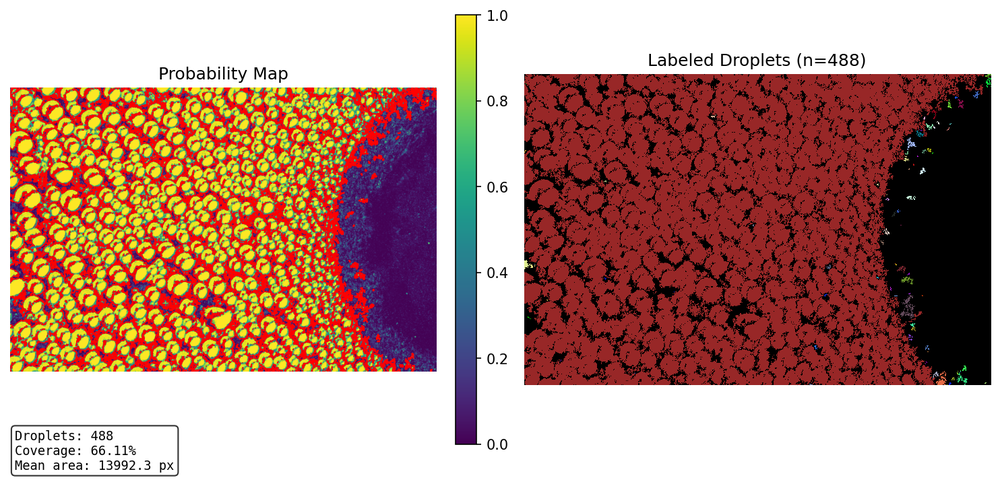
#> input picture sample_output/pngs/frame_0000.png, 1000 x 482 px, shrunk from 1484 x 716 before the run
$ python -i droplet_ilastik_analysis.py   (imports and definitions only)
#> lines starting #> are read from the running program, lines starting #| are printed output that depends on the picture; after the words box and inside, x2 and y2 are one past the last pixel; in counts of white or black regions, pixels touching at a corner belong together
#!/usr/bin/env python3
"""
Droplet Condensation Analysis from ilastik Probability Masks

This script analyzes droplet condensation using ilastik pixel classification
probability outputs stored in HDF5 files. It handles the common "halo problem"
where ilastik captures droplet edges but not filled interiors.

Features:
- Auto-detection of HDF5 dataset and axis arrangement
- Morphological operations to close and fill halo-shaped droplets
- Per-frame and per-droplet statistics exported to CSV
- PNG overlays for visual quality control

Author: Generated for HYGRO project
"""

import argparse
import os
import sys
import warnings
from pathlib import Path
from typing import Optional, Tuple, Dict, List, Any

import h5py
import numpy as np
import pandas as pd
from scipy import ndimage as ndi
from scipy.ndimage import binary_fill_holes, distance_transform_edt
from skimage import morphology, measure, segmentation
from skimage.morphology import disk, binary_closing, binary_dilation, binary_erosion
from skimage.morphology import reconstruction, remove_small_objects, remove_small_holes
from skimage.measure import label, regionprops, regionprops_table
from skimage.segmentation import clear_border, watershed
from skimage.feature import peak_local_max
import matplotlib.pyplot as plt
import matplotlib.patches as mpatches
from matplotlib.colors import ListedColormap
import imageio.v3 as iio


# =============================================================================
# HDF5 and Data Loading Functions
# =============================================================================

# [266 lines left out: functions find_probability_dataset, normalize_ilastik_axes, load_raw_images, extract_class_probability, find_droplet_centers_from_halos, not called in this run]


def fill_holes_per_component(binary_mask: np.ndarray) -> np.ndarray:
    """
    Fill holes in each connected component individually.

    Unlike binary_fill_holes which fills globally, this fills holes
    within each connected component separately, preventing adjacent
    components from merging.

    Parameters
    ----------
    binary_mask : np.ndarray
        Binary mask with potential holes.

    Returns
    -------
    filled : np.ndarray
        Binary mask with holes filled per-component.
    """
    # Label connected components
    labeled = label(binary_mask, connectivity=2)
    n_components = labeled.max()

    if n_components == 0:
        return binary_mask.copy()

    filled = np.zeros_like(binary_mask)

    for comp_id in range(1, n_components + 1):
        # Extract this component
        component = (labeled == comp_id)

        # Get bounding box for efficiency
        rows = np.any(component, axis=1)
        cols = np.any(component, axis=0)
        rmin, rmax = np.where(rows)[0][[0, -1]]
        cmin, cmax = np.where(cols)[0][[0, -1]]

        # Add padding for fill_holes to work correctly
        pad = 2
        rmin_p = max(0, rmin - pad)
        rmax_p = min(binary_mask.shape[0], rmax + pad + 1)
        cmin_p = max(0, cmin - pad)
        cmax_p = min(binary_mask.shape[1], cmax + pad + 1)

        # Extract region and fill holes
        region = component[rmin_p:rmax_p, cmin_p:cmax_p]
        region_filled = binary_fill_holes(region)

        # Put back
        filled[rmin_p:rmax_p, cmin_p:cmax_p] |= region_filled

    return filled.astype(np.uint8)


def segment_halo_droplets_watershed(
    prob_frame: np.ndarray,
    edge_threshold: float = 0.5,
    center_threshold: float = 0.3,
    min_center_distance: int = 10,
    closing_radius: int = 2
) -> Tuple[np.ndarray, np.ndarray]:
    """
    Segment halo-shaped droplets by finding ring patterns.

    In halo pattern: droplets appear as RINGS with high probability edges
    and low probability centers. Each ring = one droplet.

    Strategy:
    1. Threshold to get edge mask (high prob regions)
    2. Fill holes in edge mask - each filled hole is a droplet interior
    3. The filled regions (interior + edge) are individual droplets
    4. Use labeling on the filled mask to get individual droplets

    Parameters
    ----------
    prob_frame : np.ndarray
        2D probability map (Y, X).
    edge_threshold : float
        Threshold for detecting droplet edges.
    center_threshold : float
        Not used in this version but kept for API compatibility.
    min_center_distance : int
        Not used in this version but kept for API compatibility.
    closing_radius : int
        Radius for closing gaps in edges.

    Returns
    -------
    binary_mask : np.ndarray
        Binary mask of all droplets.
    labeled_mask : np.ndarray
        Labeled mask where each droplet has unique integer.
    """
    # Step 1: Get edge mask (high probability = droplet edges in halo pattern)
    edges = prob_frame > edge_threshold

    # Step 2: Close small gaps in the ring edges
    if closing_radius > 0:
        edges = binary_closing(edges, footprint=disk(closing_radius))

    # Step 3: Find droplet interiors by inverting and labeling
    # The "holes" in the edge mask are droplet centers + background
    # We need to identify which holes are droplet interiors vs background

    # Invert: now droplet centers and background are foreground
    inverted = ~edges

    # Label connected components of the inverted mask
    labeled_holes = label(inverted, connectivity=2)

    # For each hole, check if it's surrounded by edges (= droplet interior)
    # or touches the image border (= background)
    regions = regionprops(labeled_holes)

    droplet_interiors = np.zeros_like(edges, dtype=bool)

    for region in regions:
        # Get the region mask
        minr, minc, maxr, maxc = region.bbox

        # Check if region touches image border - likely background
        touches_border = (minr == 0 or minc == 0 or
                         maxr == prob_frame.shape[0] or
                         maxc == prob_frame.shape[1])

        if touches_border:
            # This is likely background, not a droplet interior
            # But small regions touching border might still be droplets
            if region.area > 10000:  # Large region touching border = background
                continue

        # This hole is surrounded by edges = droplet interior
        droplet_interiors[labeled_holes == region.label] = True

    # Step 4: Fill holes PER COMPONENT to get individual droplets
    # At high threshold (0.8), edge rings should be separate components
    # Filling holes in each ring component gives filled droplets
    droplet_mask = fill_holes_per_component(edges)

    # Step 5: Label individual droplets
    labeled = label(droplet_mask, connectivity=2)

    binary_mask = droplet_mask.astype(np.uint8)

    return binary_mask, labeled


# [735 lines left out: functions segment_droplets_inverted, process_single_frame, compute_frame_statistics, compute_droplet_statistics, create_overlay_image, create_mask_only_image and 3 more, not called in this run]


# [2 lines not run here, left out]

>>> import cv2
>>> picture = cv2.imread('sample_output/pngs/frame_0000.png', cv2.IMREAD_GRAYSCALE)
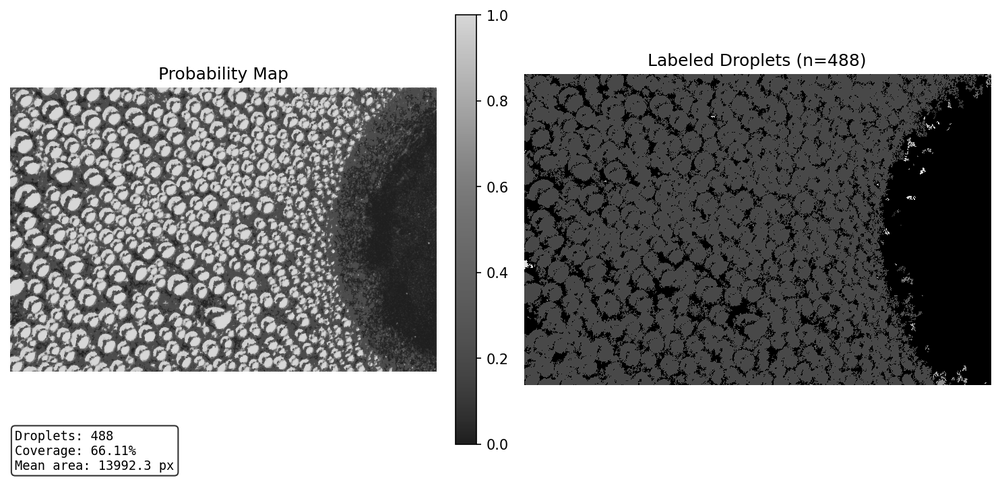
#> picture: shape (482, 1000); min 0, max 255, mean 153.3
>>> result = segment_halo_droplets_watershed(picture)
#> in segment_halo_droplets_watershed, `edges = prob_frame > edge_threshold`:
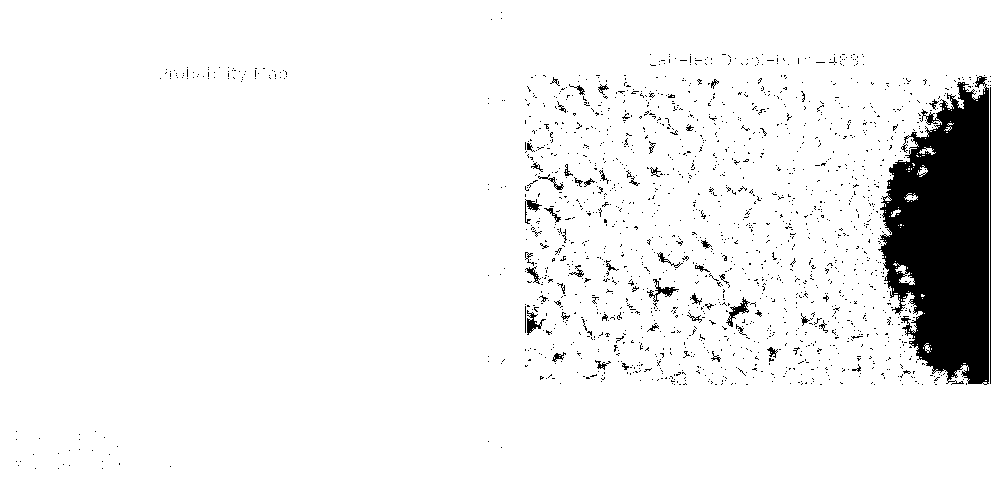
#> edges: shape (482, 1000) bool; 93.7% white; 1705 black regions (1653 under 20 px), largest, box (x1, y1, x2, y2) and area: (878, 76, 989, 385) 23357, (990, 87, 991, 384) 297, (726, 297, 750, 327) 198
#> in segment_halo_droplets_watershed, `edges = binary_closing(edges, footprint=disk(closing_radius))`:
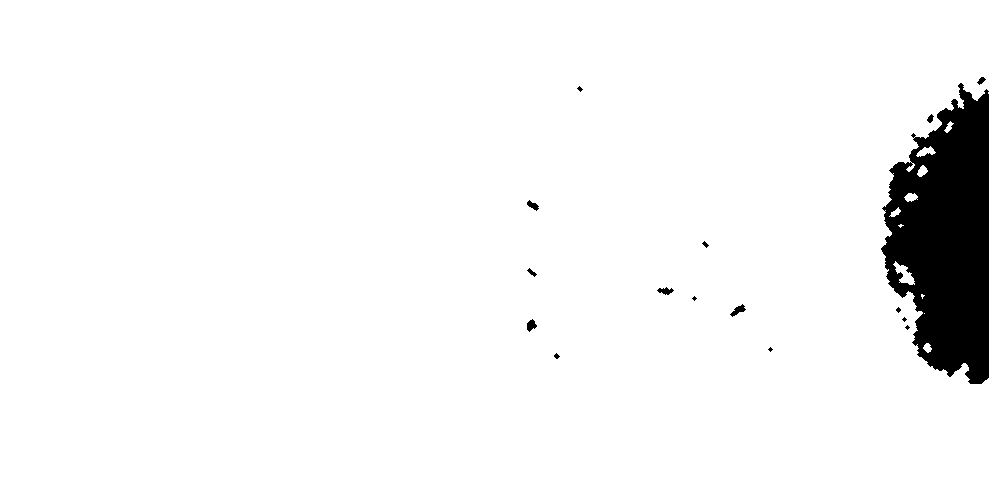
#> edges: shape (482, 1000) bool; 95.3% white; 16 black regions (6 under 20 px), largest, box (x1, y1, x2, y2) and area: (881, 83, 989, 384) 22035, (730, 304, 746, 317) 88, (527, 319, 537, 332) 80
#> in segment_halo_droplets_watershed, `inverted = ~edges`: inverted: shape (482, 1000) bool; 4.7% white; 16 white regions (6 under 20 px)
#> in segment_halo_droplets_watershed, `labeled_holes = label(inverted, connectivity=2)`:
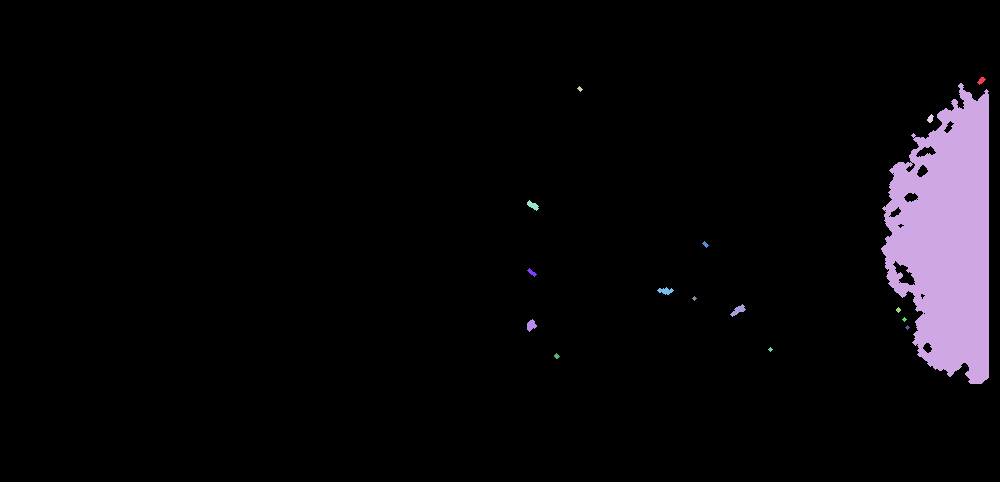
#> labeled_holes: shape (482, 1000) int32; 17 distinct labels, from 0 to 16; one colour per label, 0 black
#> in segment_halo_droplets_watershed, `regions = regionprops(labeled_holes)`: regions = 16 regions; largest, box (x1, y1, x2, y2) and area: (881, 83, 989, 384) 22035, (730, 304, 746, 317) 88, (527, 319, 537, 332) 80, (657, 287, 674, 295) 76, (527, 200, 539, 211) 66
#> the loop in segment_halo_droplets_watershed, `for region in regions:` made 16 passes
#> (minr, minc, maxr, maxc) on passes 1 to 12: (77, 977, 85, 986), (83, 881, 384, 989), (86, 577, 92, 583), (114, 927, 123, 934), (200, 527, 211, 539), (241, 702, 248, 709), (268, 527, 277, 537), (287, 657, 295, 674), (296, 692, 301, 697), (304, 730, 317, 746), (307, 896, 313, 901), (317, 902, 322, 907)
#> in fill_holes_per_component, `labeled = label(binary_mask, connectivity=2)`:
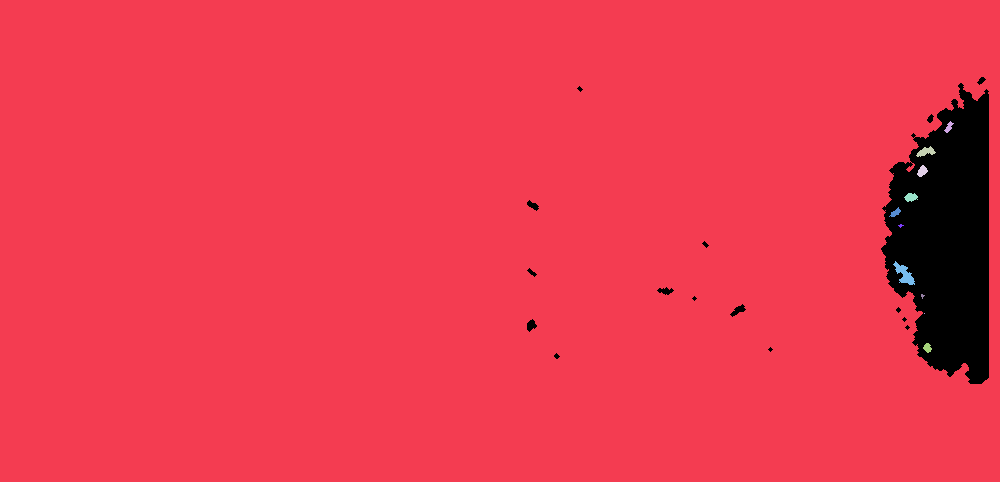
#> labeled: shape (482, 1000) int32; 12 distinct labels, from 0 to 11; one colour per label, 0 black
#> in fill_holes_per_component, `n_components = labeled.max()`: n_components = 11
#> the loop in fill_holes_per_component, `for comp_id in range(1, n_components + 1):` made 11 passes
#> (rmin, rmax, cmin, cmax, rmin_p, rmax_p, cmin_p, cmax_p) on passes 1 to 11: (0, 481, 0, 999, 0, 482, 0, 1000), (121, 132, 944, 953, 119, 135, 942, 956), (146, 156, 916, 935, 144, 159, 914, 938), (165, 176, 917, 927, 163, 179, 915, 930), (193, 201, 904, 917, 191, 204, 902, 920), (207, 216, 889, 900, 205, 219, 887, 903), (224, 227, 898, 903, 222, 230, 896, 906), (261, 284, 893, 914, 259, 287, 891, 917), (294, 298, 921, 924, 292, 301, 919, 927), (313, 313, 924, 924, 311, 316, 922, 927), (343, 352, 923, 931, 341, 355, 921, 934)
#> pass 1, in fill_holes_per_component, `component = (labeled == comp_id)`:
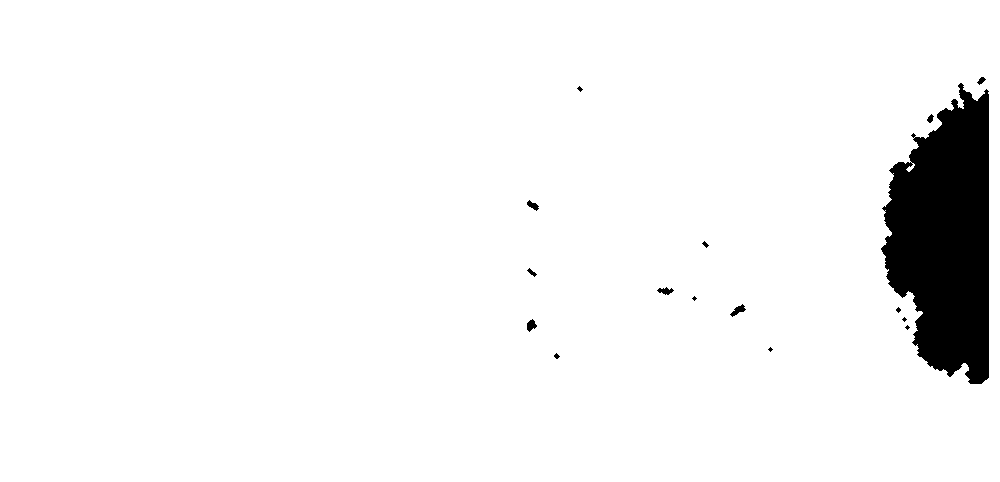
#> component: shape (482, 1000) bool; 95.2% white; 16 black regions (6 under 20 px), largest, box (x1, y1, x2, y2) and area: (881, 83, 989, 384) 22744, (730, 304, 746, 317) 88, (527, 319, 537, 332) 80
#> pass 2, in fill_holes_per_component, `component = (labeled == comp_id)`:
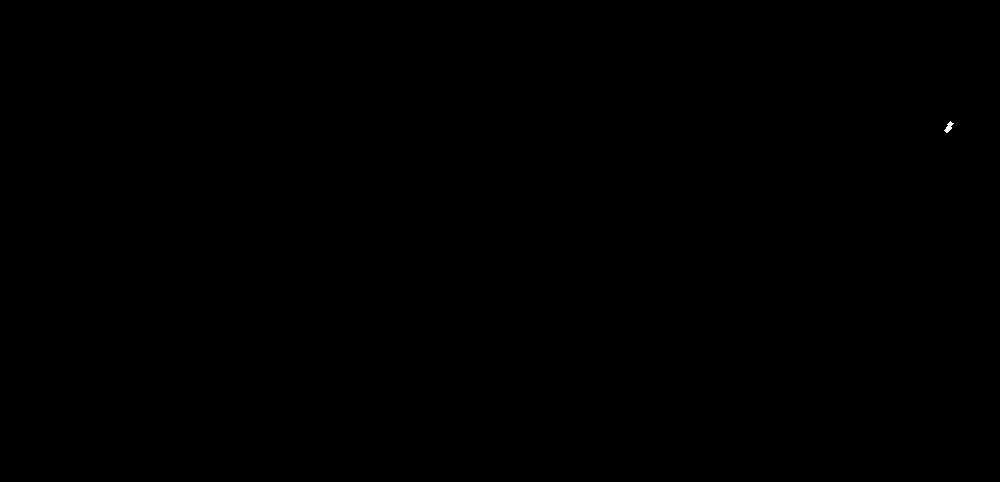
#> component: shape (482, 1000) bool; 0.01% white; 1 white region, box (x1, y1, x2, y2) and area: (944, 121, 954, 133) 54
#> after the loop in fill_holes_per_component, `for comp_id in range(1, n_components + 1):`: component: shape (482, 1000) bool; 0.01% white; 1 white region, box (x1, y1, x2, y2) and area: (923, 343, 932, 353) 59
#> in segment_halo_droplets_watershed, `labeled = label(droplet_mask, connectivity=2)`: labeled: shape (482, 1000) int64; every value is 1
